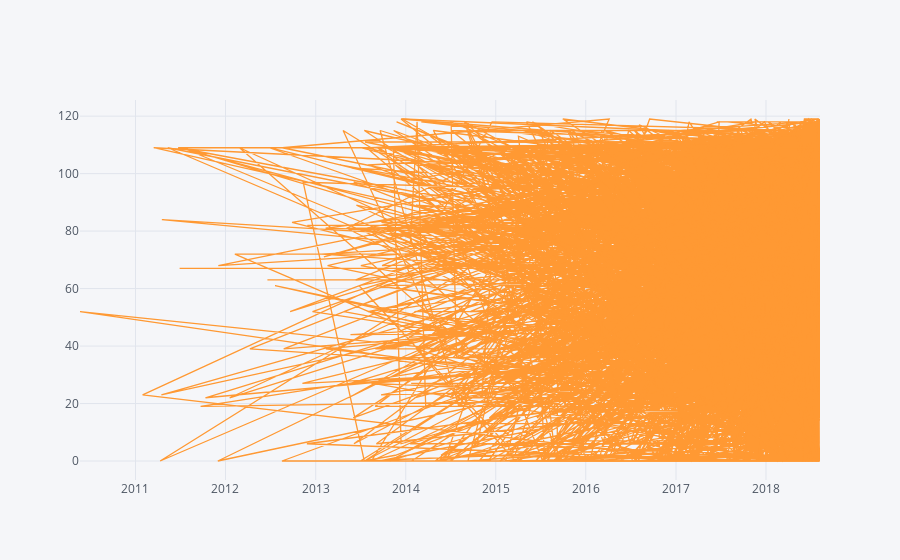

This figure's notebook cell:
### Code cell
# tds[['claps', 'fans', 'title']].iplot(
#     y='claps', mode='lines+markers', secondary_y = 'fans',
#     secondary_y_title='Fans', xTitle='Date', yTitle='Claps',
#     text='title', title='Fans and Claps over Time')


df_train[['Genres_cat', 'Last Updated']].iplot(x='Last Updated', kind='scatter')

### Figure 1 — Plotly figure (JSON) as saved in the notebook; plotly's stock layout.template omitted (floating-point values rounded to 4 significant figures; data arrays with more than 128 entries replaced by an {"elided": "..."} marker saying what was removed)
{"data": [{"line": {"color": "rgba(255, 153, 51, 1.0)", "dash": "solid", "shape": "linear", "width": 1.3}, "mode": "lines", "name": "Genres_cat", "text": "", "type": "scatter", "uid": "2eb9100c-e6dd-4cf9-bfd8-5084069f251b", "x": {"elided": "9367 str values"}, "y": {"elided": "9367 int values"}}], "layout": {"legend": {"bgcolor": "#F5F6F9", "font": {"color": "#4D5663"}}, "paper_bgcolor": "#F5F6F9", "plot_bgcolor": "#F5F6F9", "title": {"font": {"color": "#4D5663"}}, "xaxis": {"gridcolor": "#E1E5ED", "showgrid": true, "tickfont": {"color": "#4D5663"}, "title": {"font": {"color": "#4D5663"}, "text": ""}, "zerolinecolor": "#E1E5ED"}, "yaxis": {"gridcolor": "#E1E5ED", "showgrid": true, "tickfont": {"color": "#4D5663"}, "title": {"font": {"color": "#4D5663"}, "text": ""}, "zerolinecolor": "#E1E5ED"}}}
